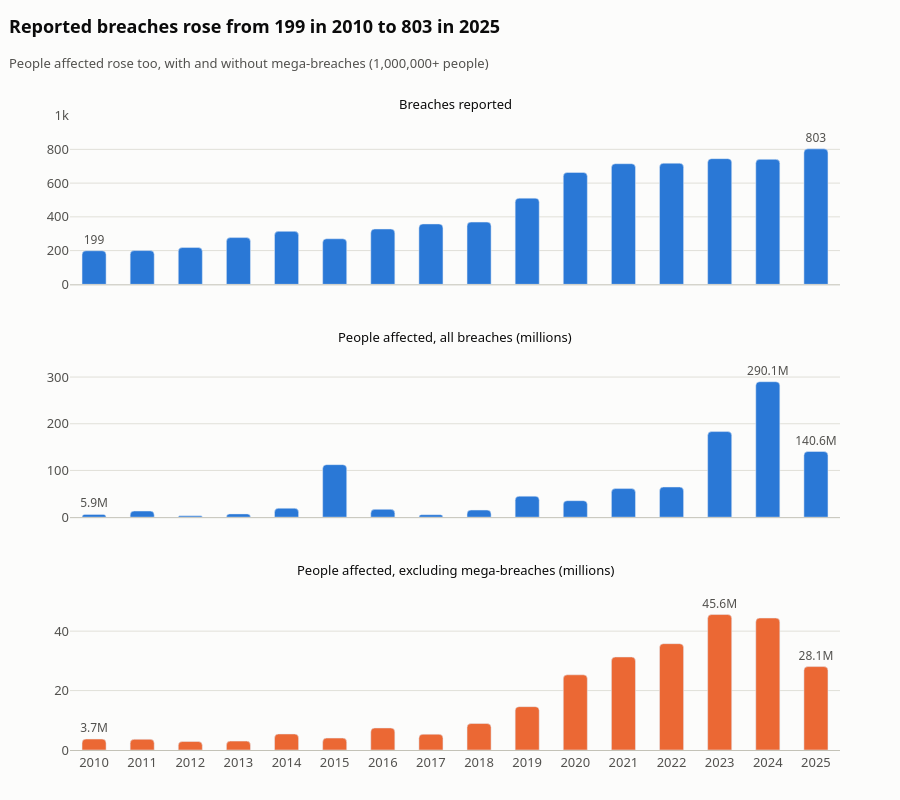

The cell this chart's notebook holds for it:
### Markdown cell above
## 1. Trend: breaches and people affected per year

Counting breaches per year shows whether breaches are becoming more common, and adding up the people affected shows whether they're getting bigger. The people total is shown twice, because a single breach can dominate a year: Change Healthcare alone affected 192.7 million people in 2024. The bottom panel leaves out mega-breaches, so the underlying trend stays visible.

### Code cell
yearly = full_years.groupby("year").agg(
    breaches=("entity_name", "size"),
    people_all=("individuals_affected", "sum"),
    mega_breaches=("mega_breach", "sum"),
    median_people=("individuals_affected", "median"),
)
yearly["people_excl_mega"] = full_years[~full_years["mega_breach"]].groupby("year")["individuals_affected"].sum()
yearly["people_all_m"] = yearly["people_all"] / 1e6
yearly["people_excl_mega_m"] = yearly["people_excl_mega"] / 1e6

print(yearly[["breaches", "people_all_m", "people_excl_mega_m", "mega_breaches", "median_people"]].round(1).to_string())

count, people_all, people_excl, median = (yearly[c] for c in ("breaches", "people_all_m", "people_excl_mega_m", "median_people"))
peak_all, peak_excl = people_all.idxmax(), people_excl.idxmax()
print(f"\nBreaches: {count[FIRST_YEAR]} in {FIRST_YEAR} -> {count[LAST_YEAR]} in {LAST_YEAR} "
      f"({count[LAST_YEAR] / count[FIRST_YEAR]:.1f}x)")
print(f"People, all breaches: {people_all[FIRST_YEAR]:.1f}M -> {people_all[LAST_YEAR]:.1f}M; "
      f"peak {people_all[peak_all]:.1f}M in {peak_all}")
print(f"People, excluding mega-breaches: {people_excl[FIRST_YEAR]:.1f}M -> {people_excl[LAST_YEAR]:.1f}M; "
      f"peak {people_excl[peak_excl]:.1f}M in {peak_excl}")
print(f"Median people per breach: {median[FIRST_YEAR]:,.0f} -> {median[LAST_YEAR]:,.0f}")

fig = make_subplots(
    rows=3, cols=1, shared_xaxes=True, vertical_spacing=0.1,
    subplot_titles=("Breaches reported", "People affected, all breaches (millions)",
                    "People affected, excluding mega-breaches (millions)"),
)
panels = [
    ("breaches", BLUE, "{:,.0f}", "%{x}: %{y:,} breaches"),
    ("people_all_m", BLUE, "{:.1f}M", "%{x}: %{y:.1f} million people"),
    ("people_excl_mega_m", ORANGE, "{:.1f}M", "%{x}: %{y:.1f} million people"),
]
for row, (column, color, fmt, hover) in enumerate(panels, start=1):
    values = yearly[column]
    labelled = {FIRST_YEAR, LAST_YEAR, values.idxmax()}  # label the first year, the last year and the peak
    fig.add_trace(go.Bar(
        x=yearly.index, y=values, marker=dict(color=color, cornerradius=4), showlegend=False,
        text=[fmt.format(v) if year in labelled else "" for year, v in values.items()],
        textposition="outside", constraintext="none", textfont=dict(color=INK_SECONDARY, size=12), cliponaxis=False,
        hovertemplate=hover + "<extra></extra>",
    ), row=row, col=1)
    fig.update_yaxes(range=[0, values.max() * 1.25], tickformat="~s", row=row, col=1)

style(fig, f"Reported breaches rose from {count[FIRST_YEAR]} in {FIRST_YEAR} to {count[LAST_YEAR]} in {LAST_YEAR}",
      "People affected rose too, with and without mega-breaches (1,000,000+ people)", height=800, legend=False)
fig.update_layout(bargap=0.5)
fig.update_xaxes(dtick=1, tickangle=0)
save_and_show(fig, "q1_breaches_per_year")

### Figure 1 — Plotly figure (JSON) as saved in the notebook; plotly's stock layout.template omitted (floating-point values rounded to 4 significant figures)
{"data": [{"cliponaxis": false, "constraintext": "none", "hovertemplate": "%{x}: %{y:,} breaches<extra></extra>", "marker": {"color": "#2a78d6", "cornerradius": 4}, "showlegend": false, "text": ["199", "", "", "", "", "", "", "", "", "", "", "", "", "", "", "803"], "textfont": {"color": "#52514e", "size": 12}, "textposition": "outside", "type": "bar", "x": [2010, 2011, 2012, 2013, 2014, 2015, 2016, 2017, 2018, 2019, 2020, 2021, 2022, 2023, 2024, 2025], "xaxis": "x", "y": [199, 200, 218, 277, 314, 270, 328, 358, 369, 511, 663, 715, 718, 745, 741, 803], "yaxis": "y"}, {"cliponaxis": false, "constraintext": "none", "hovertemplate": "%{x}: %{y:.1f} million people<extra></extra>", "marker": {"color": "#2a78d6", "cornerradius": 4}, "showlegend": false, "text": ["5.9M", "", "", "", "", "", "", "", "", "", "", "", "", "", "290.1M", "140.6M"], "textfont": {"color": "#52514e", "size": 12}, "textposition": "outside", "type": "bar", "x": [2010, 2011, 2012, 2013, 2014, 2015, 2016, 2017, 2018, 2019, 2020, 2021, 2022, 2023, 2024, 2025], "xaxis": "x2", "y": [5.932, 13.16, 2.855, 7.019, 19.07, 112.5, 16.71, 5.315, 15.26, 44.97, 35.32, 61.21, 64.57, 183.3, 290.1, 140.6], "yaxis": "y2"}, {"cliponaxis": false, "constraintext": "none", "hovertemplate": "%{x}: %{y:.1f} million people<extra></extra>", "marker": {"color": "#eb6834", "cornerradius": 4}, "showlegend": false, "text": ["3.7M", "", "", "", "", "", "", "", "", "", "", "", "", "45.6M", "", "28.1M"], "textfont": {"color": "#52514e", "size": 12}, "textposition": "outside", "type": "bar", "x": [2010, 2011, 2012, 2013, 2014, 2015, 2016, 2017, 2018, 2019, 2020, 2021, 2022, 2023, 2024, 2025], "xaxis": "x3", "y": [3.689, 3.607, 2.855, 2.989, 5.39, 4.008, 7.411, 5.315, 8.91, 14.59, 25.3, 31.3, 35.78, 45.58, 44.4, 28.07], "yaxis": "y3"}], "layout": {"annotations": [{"font": {"color": "#0b0b0b", "size": 13}, "showarrow": false, "text": "Breaches reported", "x": 0.5, "xanchor": "center", "xref": "paper", "y": 1.0, "yanchor": "bottom", "yref": "paper"}, {"font": {"color": "#0b0b0b", "size": 13}, "showarrow": false, "text": "People affected, all breaches (millions)", "x": 0.5, "xanchor": "center", "xref": "paper", "y": 0.6333, "yanchor": "bottom", "yref": "paper"}, {"font": {"color": "#0b0b0b", "size": 13}, "showarrow": false, "text": "People affected, excluding mega-breaches (millions)", "x": 0.5, "xanchor": "center", "xref": "paper", "y": 0.2667, "yanchor": "bottom", "yref": "paper"}], "bargap": 0.5, "font": {"color": "#0b0b0b", "family": "system-ui, -apple-system, \"Segoe UI\", sans-serif", "size": 13}, "height": 800, "hoverlabel": {"bgcolor": "white", "bordercolor": "#e1e0d9", "font": {"color": "#0b0b0b"}}, "legend": {"orientation": "h", "title": {"text": ""}, "x": 0.01, "xanchor": "left", "xref": "container", "y": 0.8975, "yanchor": "top", "yref": "container"}, "margin": {"b": 50, "l": 70, "r": 60, "t": 115}, "paper_bgcolor": "#fcfcfb", "plot_bgcolor": "#fcfcfb", "title": {"subtitle": {"font": {"color": "#52514e", "size": 13}, "text": "People affected rose too, with and without mega-breaches (1,000,000+ people)"}, "text": "<b>Reported breaches rose from 199 in 2010 to 803 in 2025</b>", "x": 0.01, "xanchor": "left", "xref": "container", "y": 0.975, "yanchor": "top", "yref": "container"}, "xaxis": {"anchor": "y", "domain": [0.0, 1.0], "dtick": 1, "linecolor": "#c3c2b7", "matches": "x3", "showgrid": false, "showticklabels": false, "tickangle": 0, "tickfont": {"color": "#52514e"}}, "xaxis2": {"anchor": "y2", "domain": [0.0, 1.0], "dtick": 1, "linecolor": "#c3c2b7", "matches": "x3", "showgrid": false, "showticklabels": false, "tickangle": 0, "tickfont": {"color": "#52514e"}}, "xaxis3": {"anchor": "y3", "domain": [0.0, 1.0], "dtick": 1, "linecolor": "#c3c2b7", "showgrid": false, "tickangle": 0, "tickfont": {"color": "#52514e"}}, "yaxis": {"anchor": "x", "domain": [0.7333, 1.0], "gridcolor": "#e1e0d9", "gridwidth": 1, "range": [0, 1004.0], "tickfont": {"color": "#52514e"}, "tickformat": "~s", "zeroline": false}, "yaxis2": {"anchor": "x2", "domain": [0.3667, 0.6333], "gridcolor": "#e1e0d9", "gridwidth": 1, "range": [0, 362.6], "tickfont": {"color": "#52514e"}, "tickformat": "~s", "zeroline": false}, "yaxis3": {"anchor": "x3", "domain": [0.0, 0.2667], "gridcolor": "#e1e0d9", "gridwidth": 1, "range": [0, 56.98], "tickfont": {"color": "#52514e"}, "tickformat": "~s", "zeroline": false}}}
